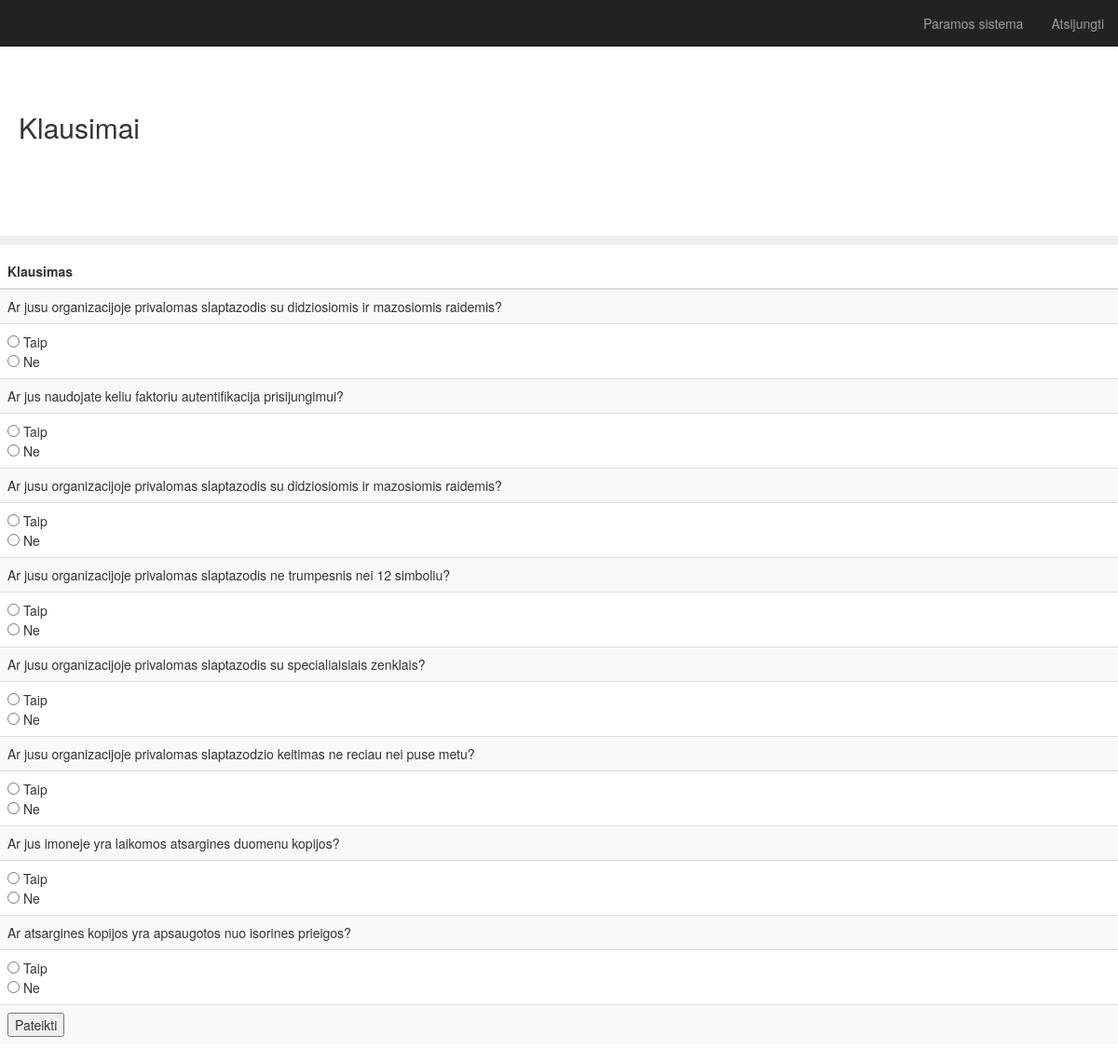
The page /survey on the database its author committed.
### app.py (models this page shows)
class Question(db.Model):
    id = db.Column(db.Integer, primary_key=True)
    question = db.Column(db.String(200), nullable=False)
    impact = db.Column(db.Integer, nullable=False)
    likelihood = db.Column(db.Integer, nullable=False)
    category = db.Column(db.String(30), nullable=False)
    date_created = db.Column(db.DateTime, default=datetime.utcnow)

### app.py (the view)
@app.route('/survey', methods=['POST', 'GET'])
def survey():
    if request.method == 'POST':
        sum = 0
        total = 0
        for key, value in request.form.items():
            if value == "yes" :
                row = Question.query.get_or_404(key)
                sum = sum + row.likelihood
            row = Question.query.get_or_404(key)
            total = total + row.likelihood
        print(total)
        return redirect(url_for('.results', sum=sum))
    else:
        rows = Question.query.order_by(Question.date_created).all()
        return render_template('survey.html', rows=rows)

### templates/survey.html (shortened to what this page needs)
{% extends "bootstrap/base.html" %}
{% block styles %}
{{super()}}
<link rel="stylesheet" href="{{url_for('.static', filename='main.css')}}">
{% endblock %}
{% block content %}
    <nav class="navbar navbar-inverse navbar-fixed-top">
      <div class="container-fluid">
        <div id="navbar" class="navbar-collapse collapse">
          <ul class="nav navbar-nav navbar-right">
            <li><a href="{{ url_for('survey') }}">Paramos sistema</a></li>
            <li><a href="{{ url_for('logout') }}">Atsijungti</a></li>
          </ul>
        </div>
      </div>
    </nav>
  <h2 class="sub-header">Klausimai</h2>
          <div class="table-responsive">
            <table class="table table-striped">
              <thead>
                <tr>
                  <th>Klausimas</th>
                </tr>
              </thead>
              <tbody>
                <div class="form">
                <form action="/survey" method="POST">
                {% for row in rows %}
                <tr>
                    <td>{{ row.question }}</td>
                    <tr>
                    <td><input type="radio" id="true" name = "{{ row.id }}" value = "yes"> Taip <br>
                      <input type="radio" id="false" name = "{{ row.id }}" value = "no"> Ne </td>
                    </tr>
                </tr>
                {% endfor %}
            <td><input type="submit" value="Pateikti"></td>
          </form>
        </div>
              </tbody>
{% endblock %}

### static/main.css (style rules this page uses)
body { padding-top: 50px; }
.sub-header { padding-top: 50px; padding-bottom: 100px; border-bottom: 10px solid #eee; padding-right: 20px; padding-left: 20px; }
.navbar-fixed-top { border: 0; }

### rows shown on the page
Question: question "Ar jusu organizacijoje privalomas slaptazodis su didziosiomis ir mazosiomis raidemis?"
Question: question "Ar jus naudojate keliu faktoriu autentifikacija prisijungimui?"
Question: question "Ar jusu organizacijoje privalomas slaptazodis su didziosiomis ir mazosiomis raidemis?"
Question: question "Ar jusu organizacijoje privalomas slaptazodis ne trumpesnis nei 12 simboliu?"
Question: question "Ar jusu organizacijoje privalomas slaptazodis su specialiaisiais zenklais?"
Question: question "Ar jusu organizacijoje privalomas slaptazodzio keitimas ne reciau nei puse metu?"
Question: question "Ar jus imoneje yra laikomos atsargines duomenu kopijos?"
Question: question "Ar atsargines kopijos yra apsaugotos nuo isorines prieigos?"
